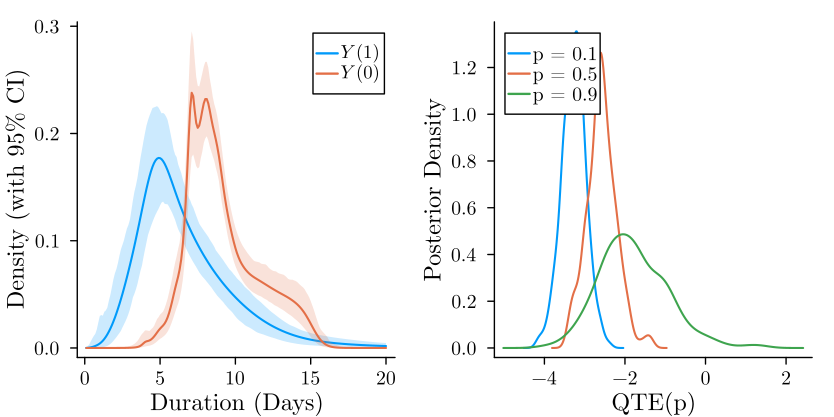

Recreate this plot in Julia.

using CSV, DataFrames
using Roots

include("CopulaMartingalePosterior.jl")

d = CSV.read("ZnAcet.csv", DataFrame)

y, x = d.Duration, d.Zinc
#y_1, y_0 = d[d.Zinc .== 1, "Duration"], d[d.Zinc .== 0, "Duration"]


# fit Martingale posterior densities
res = mp_density(
    y, x[:, :],
    500, 200,
    w -> Exponential(5.0),
    0.0:0.05:0.8, [0.8]
)


# plots
using StatsPlots, Measures, LaTeXStrings
default(
    fontfamily="Computer Modern",
    titlefontsize=11, 
    guidefontsize=11, 
    tickfontsize=9, 
    legendfontsize=9,
    tick_direction=:out,
    frame=:axes, 
    grid=false,
    lw=1.5
)


# plot interventional densities
xx = 0:0.1:20

xx_f, mu, lb, ub = calculate_posterior_stats(res.pdfs, xx, 1)
p = plot(xx_f, mu, 
    ribbon=(mu .- lb, ub .- mu), 
    fillalpha=0.2, 
    label=L"Y(1)",
    xlabel = "Duration (Days)", ylabel = "Density (with 95% CI)",
    color=1
    )


xx_f, mu, lb, ub = calculate_posterior_stats(res.pdfs, xx, 0)
plot!(p, xx_f, mu, 
      ribbon=(mu .- lb, ub .- mu), 
      fillalpha=0.2, 
      label=L"Y(0)", 
      color=2
    )

p


# plot quantile treatment effects
function get_quantile(F, q; x_min=0.0, x_max=200.0)
    target_func(x) = F(x) - q
    return find_zero(target_func, (x_min, x_max))
end

function quantile_te(q, F)
    q_1 = get_quantile(y -> F(y, 1), q)
    q_0 = get_quantile(y -> F(y, 0), q)
    return q_1 - q_0
end

qtes_01 = map(F -> quantile_te(0.1, F), res.cdfs)
qtes_05 = map(F -> quantile_te(0.5, F), res.cdfs)
qtes_09 = map(F -> quantile_te(0.9, F), res.cdfs)

p_qtes = density(
    qtes_01,
    label = "p = 0.1", ylabel = "Posterior Density",
    xlabel = "QTE(p)",
    legend = :topleft
)
density!(p_qtes, qtes_05, label = "p = 0.5")
density!(p_qtes, qtes_09, label = "p = 0.9")

# combine plot
p_final = plot(p, p_qtes, size = (600, 300), margins = 2mm)
savefig(p_final, "ZnAcetExample.pdf")
